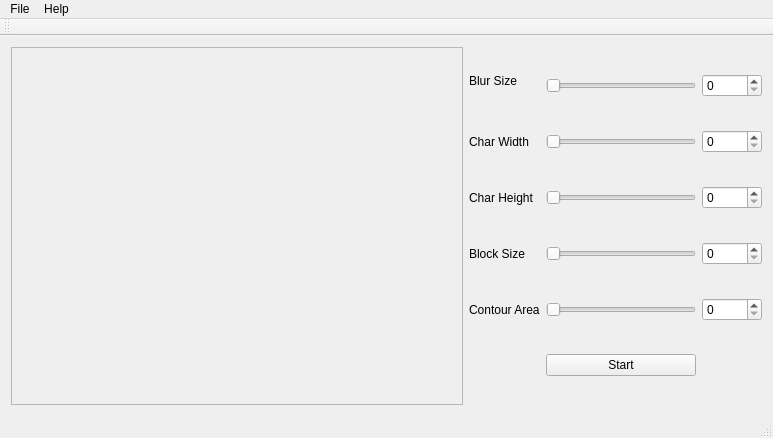
<?xml version="1.0" encoding="UTF-8"?>
<ui version="4.0">
 <class>MainWindow</class>
 <widget class="QMainWindow" name="MainWindow">
  <property name="windowModality">
   <enum>Qt::ApplicationModal</enum>
  </property>
  <property name="geometry">
   <rect>
    <x>0</x>
    <y>0</y>
    <width>773</width>
    <height>438</height>
   </rect>
  </property>
  <property name="windowTitle">
   <string>MainWindow</string>
  </property>
  <widget class="QWidget" name="centralWidget">
   <layout class="QHBoxLayout" name="horizontalLayout">
    <item>
     <widget class="QScrollArea" name="scrollArea">
      <property name="widgetResizable">
       <bool>true</bool>
      </property>
      <widget class="QWidget" name="scrollAreaWidgetContents">
       <property name="geometry">
        <rect>
         <x>0</x>
         <y>0</y>
         <width>428</width>
         <height>347</height>
        </rect>
       </property>
       <layout class="QHBoxLayout" name="horizontalLayout_2">
        <item>
         <widget class="QLabel" name="label">
          <property name="sizePolicy">
           <sizepolicy hsizetype="Expanding" vsizetype="Expanding">
            <horstretch>0</horstretch>
            <verstretch>0</verstretch>
           </sizepolicy>
          </property>
          <property name="text">
           <string/>
          </property>
         </widget>
        </item>
       </layout>
      </widget>
     </widget>
    </item>
    <item>
     <layout class="QGridLayout" name="gridLayout">
      <item row="4" column="1">
       <widget class="QSlider" name="contourAreaSlider">
        <property name="sizePolicy">
         <sizepolicy hsizetype="Fixed" vsizetype="Fixed">
          <horstretch>0</horstretch>
          <verstretch>0</verstretch>
         </sizepolicy>
        </property>
        <property name="minimumSize">
         <size>
          <width>150</width>
          <height>0</height>
         </size>
        </property>
        <property name="maximum">
         <number>500</number>
        </property>
        <property name="orientation">
         <enum>Qt::Horizontal</enum>
        </property>
       </widget>
      </item>
      <item row="0" column="1">
       <widget class="QSlider" name="blurSizeSlider">
        <property name="sizePolicy">
         <sizepolicy hsizetype="Minimum" vsizetype="Fixed">
          <horstretch>0</horstretch>
          <verstretch>0</verstretch>
         </sizepolicy>
        </property>
        <property name="minimumSize">
         <size>
          <width>150</width>
          <height>0</height>
         </size>
        </property>
        <property name="maximum">
         <number>100</number>
        </property>
        <property name="orientation">
         <enum>Qt::Horizontal</enum>
        </property>
       </widget>
      </item>
      <item row="1" column="1">
       <widget class="QSlider" name="charWidthSlider">
        <property name="sizePolicy">
         <sizepolicy hsizetype="Fixed" vsizetype="Fixed">
          <horstretch>0</horstretch>
          <verstretch>0</verstretch>
         </sizepolicy>
        </property>
        <property name="minimumSize">
         <size>
          <width>150</width>
          <height>0</height>
         </size>
        </property>
        <property name="maximum">
         <number>100</number>
        </property>
        <property name="orientation">
         <enum>Qt::Horizontal</enum>
        </property>
       </widget>
      </item>
      <item row="4" column="0">
       <widget class="QLabel" name="label_4">
        <property name="sizePolicy">
         <sizepolicy hsizetype="Fixed" vsizetype="Preferred">
          <horstretch>0</horstretch>
          <verstretch>0</verstretch>
         </sizepolicy>
        </property>
        <property name="baseSize">
         <size>
          <width>3</width>
          <height>3</height>
         </size>
        </property>
        <property name="text">
         <string>Contour Area</string>
        </property>
       </widget>
      </item>
      <item row="1" column="2">
       <widget class="QSpinBox" name="charWidthBox">
        <property name="sizePolicy">
         <sizepolicy hsizetype="Fixed" vsizetype="Fixed">
          <horstretch>0</horstretch>
          <verstretch>0</verstretch>
         </sizepolicy>
        </property>
        <property name="minimumSize">
         <size>
          <width>60</width>
          <height>0</height>
         </size>
        </property>
        <property name="maximum">
         <number>100</number>
        </property>
       </widget>
      </item>
      <item row="3" column="2">
       <widget class="QSpinBox" name="blockSizeBox">
        <property name="sizePolicy">
         <sizepolicy hsizetype="Fixed" vsizetype="Fixed">
          <horstretch>0</horstretch>
          <verstretch>0</verstretch>
         </sizepolicy>
        </property>
        <property name="minimumSize">
         <size>
          <width>60</width>
          <height>0</height>
         </size>
        </property>
        <property name="maximum">
         <number>100</number>
        </property>
       </widget>
      </item>
      <item row="0" column="0" alignment="Qt::AlignTop">
       <widget class="QLabel" name="label_2">
        <property name="sizePolicy">
         <sizepolicy hsizetype="Fixed" vsizetype="Preferred">
          <horstretch>0</horstretch>
          <verstretch>0</verstretch>
         </sizepolicy>
        </property>
        <property name="baseSize">
         <size>
          <width>3</width>
          <height>3</height>
         </size>
        </property>
        <property name="text">
         <string>Blur Size</string>
        </property>
       </widget>
      </item>
      <item row="4" column="2">
       <widget class="QSpinBox" name="contourAreaBox">
        <property name="sizePolicy">
         <sizepolicy hsizetype="Fixed" vsizetype="Fixed">
          <horstretch>0</horstretch>
          <verstretch>0</verstretch>
         </sizepolicy>
        </property>
        <property name="minimumSize">
         <size>
          <width>60</width>
          <height>0</height>
         </size>
        </property>
        <property name="maximum">
         <number>500</number>
        </property>
       </widget>
      </item>
      <item row="1" column="0">
       <widget class="QLabel" name="label_3">
        <property name="sizePolicy">
         <sizepolicy hsizetype="Fixed" vsizetype="Preferred">
          <horstretch>0</horstretch>
          <verstretch>0</verstretch>
         </sizepolicy>
        </property>
        <property name="baseSize">
         <size>
          <width>3</width>
          <height>3</height>
         </size>
        </property>
        <property name="text">
         <string>Char Width</string>
        </property>
       </widget>
      </item>
      <item row="2" column="0">
       <widget class="QLabel" name="label_5">
        <property name="sizePolicy">
         <sizepolicy hsizetype="Fixed" vsizetype="Preferred">
          <horstretch>0</horstretch>
          <verstretch>0</verstretch>
         </sizepolicy>
        </property>
        <property name="baseSize">
         <size>
          <width>3</width>
          <height>3</height>
         </size>
        </property>
        <property name="text">
         <string>Char Height</string>
        </property>
       </widget>
      </item>
      <item row="3" column="0">
       <widget class="QLabel" name="label_10">
        <property name="sizePolicy">
         <sizepolicy hsizetype="Fixed" vsizetype="Preferred">
          <horstretch>0</horstretch>
          <verstretch>0</verstretch>
         </sizepolicy>
        </property>
        <property name="baseSize">
         <size>
          <width>3</width>
          <height>3</height>
         </size>
        </property>
        <property name="text">
         <string>Block Size</string>
        </property>
       </widget>
      </item>
      <item row="3" column="1">
       <widget class="QSlider" name="blockSizeSlider">
        <property name="sizePolicy">
         <sizepolicy hsizetype="Fixed" vsizetype="Fixed">
          <horstretch>0</horstretch>
          <verstretch>0</verstretch>
         </sizepolicy>
        </property>
        <property name="minimumSize">
         <size>
          <width>150</width>
          <height>0</height>
         </size>
        </property>
        <property name="maximum">
         <number>100</number>
        </property>
        <property name="orientation">
         <enum>Qt::Horizontal</enum>
        </property>
       </widget>
      </item>
      <item row="2" column="1">
       <widget class="QSlider" name="charHeightSlider">
        <property name="sizePolicy">
         <sizepolicy hsizetype="Fixed" vsizetype="Fixed">
          <horstretch>0</horstretch>
          <verstretch>0</verstretch>
         </sizepolicy>
        </property>
        <property name="minimumSize">
         <size>
          <width>150</width>
          <height>0</height>
         </size>
        </property>
        <property name="maximum">
         <number>100</number>
        </property>
        <property name="orientation">
         <enum>Qt::Horizontal</enum>
        </property>
       </widget>
      </item>
      <item row="2" column="2">
       <widget class="QSpinBox" name="charHeightBox">
        <property name="sizePolicy">
         <sizepolicy hsizetype="Fixed" vsizetype="Fixed">
          <horstretch>0</horstretch>
          <verstretch>0</verstretch>
         </sizepolicy>
        </property>
        <property name="minimumSize">
         <size>
          <width>60</width>
          <height>0</height>
         </size>
        </property>
        <property name="maximum">
         <number>100</number>
        </property>
       </widget>
      </item>
      <item row="0" column="2">
       <widget class="QSpinBox" name="blurSizeBox">
        <property name="sizePolicy">
         <sizepolicy hsizetype="Fixed" vsizetype="Fixed">
          <horstretch>0</horstretch>
          <verstretch>0</verstretch>
         </sizepolicy>
        </property>
        <property name="minimumSize">
         <size>
          <width>60</width>
          <height>0</height>
         </size>
        </property>
        <property name="maximum">
         <number>100</number>
        </property>
       </widget>
      </item>
      <item row="5" column="1">
       <widget class="QPushButton" name="startTrainingButton">
        <property name="text">
         <string>Start</string>
        </property>
       </widget>
      </item>
     </layout>
    </item>
   </layout>
  </widget>
  <widget class="QMenuBar" name="menuBar">
   <property name="geometry">
    <rect>
     <x>0</x>
     <y>0</y>
     <width>773</width>
     <height>27</height>
    </rect>
   </property>
   <widget class="QMenu" name="menuFile">
    <property name="title">
     <string>File</string>
    </property>
    <addaction name="actionOpen"/>
    <addaction name="actionExit"/>
   </widget>
   <widget class="QMenu" name="menuHelp">
    <property name="title">
     <string>Help</string>
    </property>
    <addaction name="actionAbout"/>
   </widget>
   <addaction name="menuFile"/>
   <addaction name="menuHelp"/>
  </widget>
  <widget class="QToolBar" name="mainToolBar">
   <attribute name="toolBarArea">
    <enum>TopToolBarArea</enum>
   </attribute>
   <attribute name="toolBarBreak">
    <bool>false</bool>
   </attribute>
  </widget>
  <widget class="QStatusBar" name="statusBar"/>
  <action name="actionOpen">
   <property name="text">
    <string>Open</string>
   </property>
  </action>
  <action name="actionExit">
   <property name="text">
    <string>Exit</string>
   </property>
  </action>
  <action name="actionAbout">
   <property name="text">
    <string>About</string>
   </property>
  </action>
 </widget>
 <layoutdefault spacing="6" margin="11"/>
 <resources/>
 <connections/>
</ui>
